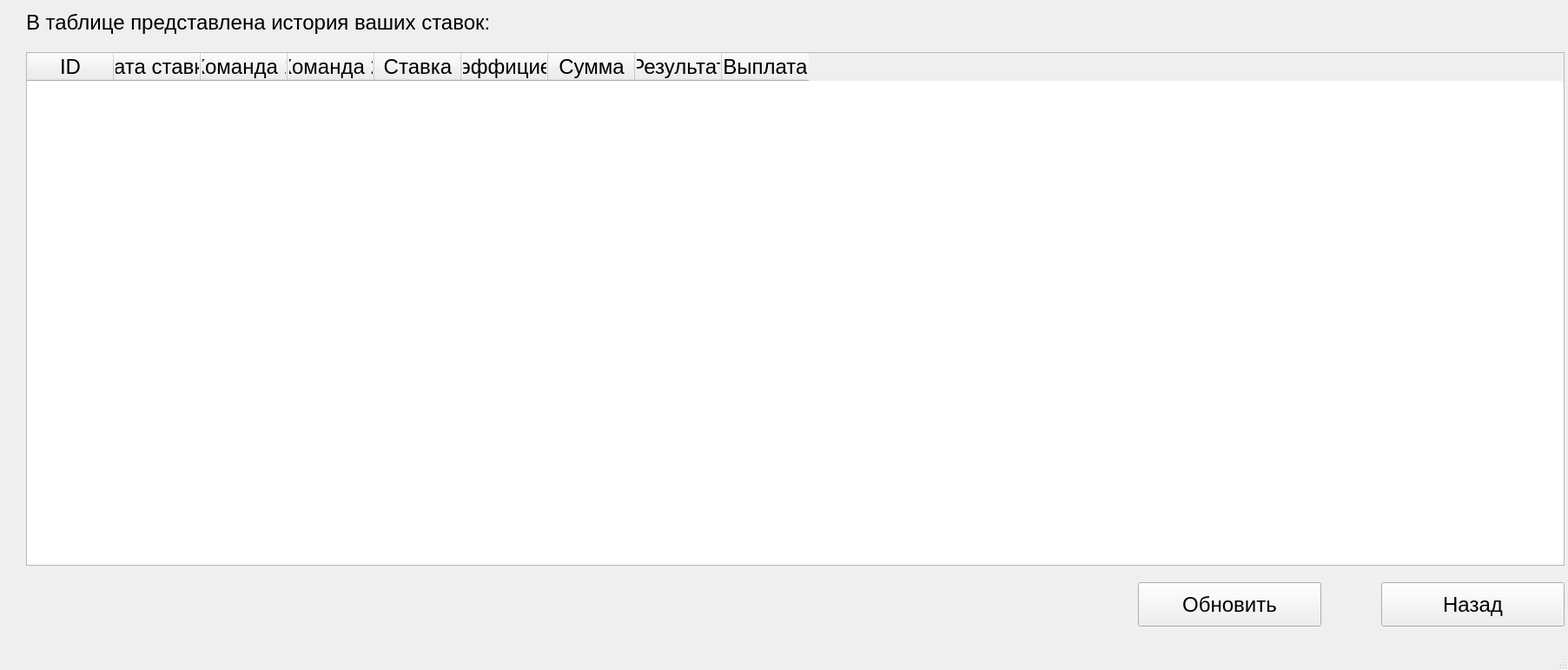
<?xml version="1.0" encoding="UTF-8"?>
<ui version="4.0">
 <class>MainWindow</class>
 <widget class="QMainWindow" name="MainWindow">
  <property name="geometry">
   <rect>
    <x>0</x>
    <y>0</y>
    <width>1805</width>
    <height>771</height>
   </rect>
  </property>
  <property name="font">
   <font>
    <pointsize>18</pointsize>
   </font>
  </property>
  <property name="windowTitle">
   <string>MainWindow</string>
  </property>
  <widget class="QWidget" name="centralwidget">
   <widget class="QLabel" name="label">
    <property name="geometry">
     <rect>
      <x>30</x>
      <y>10</y>
      <width>621</width>
      <height>31</height>
     </rect>
    </property>
    <property name="text">
     <string>В таблице представлена история ваших ставок:</string>
    </property>
   </widget>
   <widget class="QTableWidget" name="gameTable">
    <property name="geometry">
     <rect>
      <x>30</x>
      <y>60</y>
      <width>1771</width>
      <height>591</height>
     </rect>
    </property>
    <column>
     <property name="text">
      <string>ID</string>
     </property>
    </column>
    <column>
     <property name="text">
      <string>Дата ставки</string>
     </property>
    </column>
    <column>
     <property name="text">
      <string>Команда 1</string>
     </property>
    </column>
    <column>
     <property name="text">
      <string>Команда 2</string>
     </property>
    </column>
    <column>
     <property name="text">
      <string>Ставка</string>
     </property>
    </column>
    <column>
     <property name="text">
      <string>Коэффициент</string>
     </property>
    </column>
    <column>
     <property name="text">
      <string>Сумма</string>
     </property>
    </column>
    <column>
     <property name="text">
      <string>Результат</string>
     </property>
    </column>
    <column>
     <property name="text">
      <string>Выплата</string>
     </property>
    </column>
   </widget>
   <widget class="QPushButton" name="backButton">
    <property name="geometry">
     <rect>
      <x>1590</x>
      <y>670</y>
      <width>211</width>
      <height>51</height>
     </rect>
    </property>
    <property name="text">
     <string>Назад</string>
    </property>
   </widget>
   <widget class="QPushButton" name="updateButton">
    <property name="geometry">
     <rect>
      <x>1310</x>
      <y>670</y>
      <width>211</width>
      <height>51</height>
     </rect>
    </property>
    <property name="text">
     <string>Обновить</string>
    </property>
   </widget>
  </widget>
  <widget class="QMenuBar" name="menubar">
   <property name="geometry">
    <rect>
     <x>0</x>
     <y>0</y>
     <width>1805</width>
     <height>33</height>
    </rect>
   </property>
  </widget>
  <widget class="QStatusBar" name="statusbar"/>
 </widget>
 <resources/>
 <connections/>
</ui>
